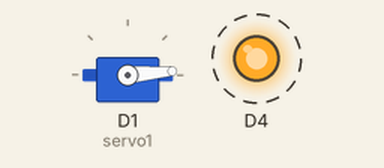
Recording of a sketch running on a simulated ESP8266 (NodeMCU). On the bench: servo, output pins drawn as LEDs (lit = HIGH). Dashed ring = blinking. Uploads are accepted with an empty reply; what the sketch prints to the serial monitor is not drawn.

Above: at 4.1 s.
Timing chart, 0 to 8.3 s (numbered marks = the images above):
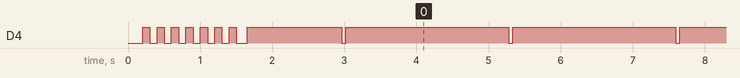

The sketch:

r2_repisa.ino
```cpp
#include <Arcana.h>
#include <Servo.h>

Arcana arcana("repisa", true, true);

int counter = 0;
bool isReset = false;
bool isDone = false;
Servo servo1;


void setup() {
  servo1.attach(D1);
  Serial.begin(115200);

  reset();

  arcana.init();
  delay(50);
}
void loop() {
  if (counter == 0) {
    arcana.conectar();
    counter = 50;
  }
  counter--;
  //    ///////////////////////////////
  if (arcana.respuesta.substring(1, 4).equals("off") && !isReset) {
    reset();
  }
  if (arcana.respuesta.substring(1, 3).equals("on") && !isReset) {
    reset();
  }


  if (arcana.respuesta.charAt(12) == '1' && !isDone) {
    servo1.write(95);
    delay(2000);
    servo1.write(5);
    isDone = true;
    isReset = false;
  }
  if (arcana.respuesta.charAt(12) == '0' && isDone) {
    isDone = false;
  }


  String estado = "";
  arcana.estado(estado);

  ///////////////////////////////
  delay(20);
}

void reset() {
  servo1.write(5);
  isReset = true;
  isDone = false;
}
```

Measured:
- by itself, D4: goes 6 × (LOW 0.10 s, HIGH 0.10 s), LOW 0.15 s, HIGH 1.3 s, 54 × (LOW 0.05 s, HIGH 2.3 s), LOW 0.05 s, then HIGH
